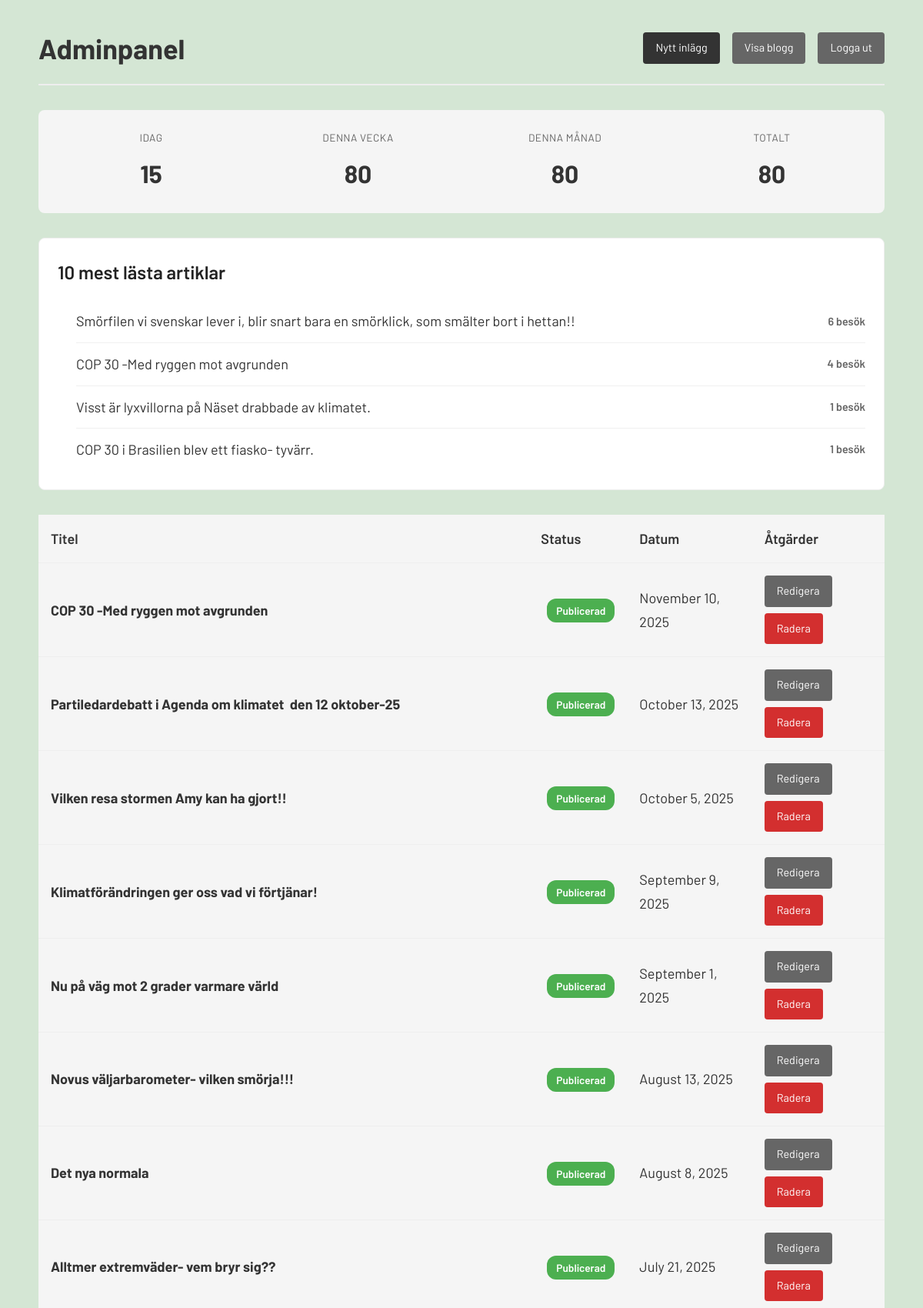
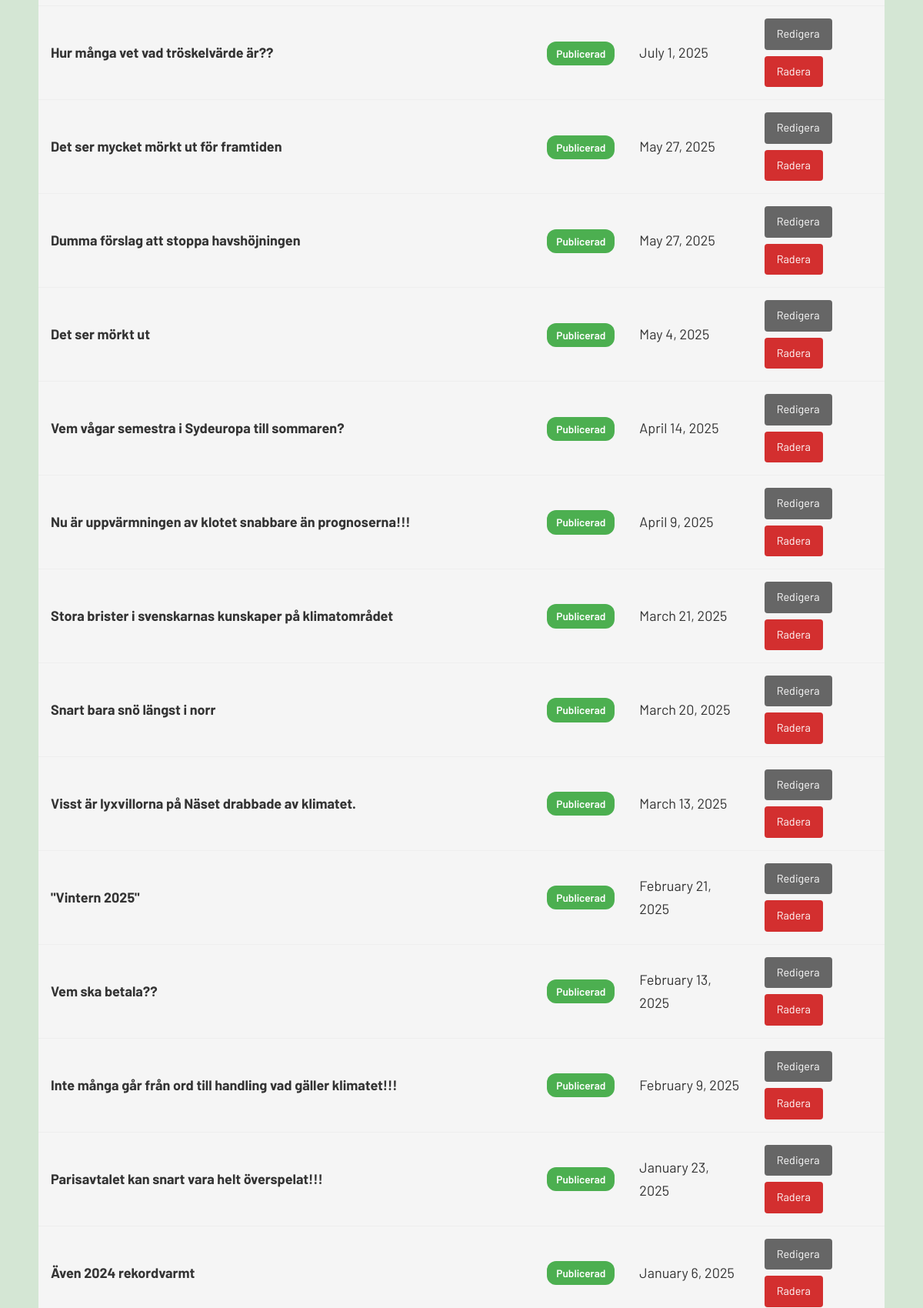
Screenshot of /admin/dashboard.php (signed in, upper part) with the database file from the repository (2 pictures, top to bottom).
### tables this page shows
CREATE TABLE posts (
        id INTEGER PRIMARY KEY AUTOINCREMENT,
        title TEXT NOT NULL,
        content TEXT NOT NULL,
        slug TEXT UNIQUE NOT NULL,
        created_at DATETIME DEFAULT CURRENT_TIMESTAMP,
        updated_at DATETIME DEFAULT CURRENT_TIMESTAMP
    , featured_image TEXT, status TEXT DEFAULT 'draft');

### config.php (called while the page is built, shortened)
<?php
function getDB() {
    $db = new PDO('sqlite:' . DB_PATH);
    $db->setAttribute(PDO::ATTR_ERRMODE, PDO::ERRMODE_EXCEPTION);
    $db->exec('PRAGMA journal_mode=WAL;');
    $db->exec("CREATE TABLE IF NOT EXISTS posts (
        id INTEGER PRIMARY KEY AUTOINCREMENT,
        title TEXT NOT NULL,
        content TEXT NOT NULL,
        slug TEXT UNIQUE NOT NULL,
        featured_image TEXT,
        created_at DATETIME DEFAULT CURRENT_TIMESTAMP,
        updated_at DATETIME DEFAULT CURRENT_TIMESTAMP
    )");
    try {
        $db->exec("ALTER TABLE posts ADD COLUMN featured_image TEXT");
    } catch (PDOException $e) {
    }
    $columnAdded = false;
    try {
        $db->exec("ALTER TABLE posts ADD COLUMN status TEXT DEFAULT 'draft'");
        $columnAdded = true;
    } catch (PDOException $e) {
    }
    $migrationDone = false;
    try {
        $checkStmt = $db->query("SELECT name FROM sqlite_master WHERE type='table' AND name='migrations'");
        if ($checkStmt->fetch()) {
            $migrationStmt = $db->query("SELECT COUNT(*) as count FROM migrations WHERE name = 'set_existing_posts_published'");
            $result = $migrationStmt->fetch(PDO::FETCH_ASSOC);
            $migrationDone = $result && $result['count'] > 0;
        }
    } catch (PDOException $e) {
    }
    if ($columnAdded) {
        try {
            $db->exec("UPDATE posts SET status = 'published'");
            try {
                $db->exec("CREATE TABLE IF NOT EXISTS migrations (name TEXT PRIMARY KEY, executed_at DATETIME DEFAULT CURRENT_TIMESTAMP)");
                $db->exec("INSERT OR IGNORE INTO migrations (name) VALUES ('set_existing_posts_published')");
            } catch (PDOException $e) {
            }
        } catch (PDOException $e) {
        }
    } else if (!$migrationDone) {
        try {
            $db->exec("UPDATE posts SET status = 'published' WHERE status = 'draft' OR status IS NULL OR status = ''");
            try {
                $db->exec("CREATE TABLE IF NOT EXISTS migrations (name TEXT PRIMARY KEY, executed_at DATETIME DEFAULT CURRENT_TIMESTAMP)");
                $db->exec("INSERT OR IGNORE INTO migrations (name) VALUES ('set_existing_posts_published')");
            } catch (PDOException $e) {
            }
        } catch (PDOException $e) {
        }
    }
    $db->exec("CREATE INDEX IF NOT EXISTS idx_slug ON posts(slug)");
    $db->exec("CREATE TABLE IF NOT EXISTS visits (
        id INTEGER PRIMARY KEY AUTOINCREMENT,
        page TEXT NOT NULL,
        visited_at DATETIME DEFAULT CURRENT_TIMESTAMP
    )");
    $db->exec("CREATE INDEX IF NOT EXISTS idx_visited_at ON visits(visited_at)");
    return $db;
}
function formatDate($date) {
    return date('F j, Y', strtotime($date));
}
function getVisitStats() {
    $db = getDB();
    $stats = [];
    $stmt = $db->query("SELECT COUNT(*) as total FROM visits");
    $stats['total'] = $stmt->fetch(PDO::FETCH_ASSOC)['total'];
    $stmt = $db->query("SELECT COUNT(*) as today FROM visits WHERE DATE(visited_at) = DATE('now')");
    $stats['today'] = $stmt->fetch(PDO::FETCH_ASSOC)['today'];
    $stmt = $db->query("SELECT COUNT(*) as week FROM visits WHERE visited_at >= DATE('now', '-7 days')");
    $stats['week'] = $stmt->fetch(PDO::FETCH_ASSOC)['week'];
    $stmt = $db->query("SELECT COUNT(*) as month FROM visits WHERE visited_at >= DATE('now', 'start of month')");
    $stats['month'] = $stmt->fetch(PDO::FETCH_ASSOC)['month'];
    return $stats;
}
function getTopArticles($limit = 10) {
    $db = getDB();
    $stmt = $db->prepare("
        SELECT
            p.id,
            p.title,
            p.slug,
            COUNT(v.id) as visit_count
        FROM visits v
        INNER JOIN posts p ON v.page = 'post:' || p.slug
        WHERE p.status = 'published'
        GROUP BY p.id, p.title, p.slug
        ORDER BY visit_count DESC
        LIMIT ?
    ");
    $stmt->execute([$limit]);
    return $stmt->fetchAll(PDO::FETCH_ASSOC);
}
function generateCSRFToken() {
    return $_SESSION['csrf_token'];
}

### admin/dashboard.php (the view, shortened to what this page needs)
<?php
require_once '../config.php';
$db = getDB();
$stmt = $db->query("SELECT id, title, slug, featured_image, status, created_at, updated_at FROM posts ORDER BY created_at DESC");
$posts = $stmt->fetchAll(PDO::FETCH_ASSOC);
$visitStats = getVisitStats();
$topArticles = getTopArticles(10);
?>
<!DOCTYPE html>
<html lang="sv">
<head>
    <link rel="stylesheet" href="../styles.css">
</head>
<body>
    <div class="container">
        <div class="admin-header">
            <h1>Adminpanel</h1>
            <div class="admin-actions">
                <a href="edit.php" class="btn btn-primary">Nytt inlägg</a>
                <a href="../index.php" class="btn btn-secondary" target="_blank">Visa blogg</a>
                <a href="?logout=1" class="btn btn-secondary">Logga ut</a>
            </div>
        </div>
        <div class="analytics-block">
            <div class="analytics-stat">
                <div class="analytics-stat-label">Idag</div>
                <div class="analytics-stat-value"><?php echo number_format($visitStats['today']); ?></div>
            </div>
            <div class="analytics-stat">
                <div class="analytics-stat-label">Denna vecka</div>
                <div class="analytics-stat-value"><?php echo number_format($visitStats['week']); ?></div>
            </div>
            <div class="analytics-stat">
                <div class="analytics-stat-label">Denna månad</div>
                <div class="analytics-stat-value"><?php echo number_format($visitStats['month']); ?></div>
            </div>
            <div class="analytics-stat">
                <div class="analytics-stat-label">Totalt</div>
                <div class="analytics-stat-value"><?php echo number_format($visitStats['total']); ?></div>
            </div>
        </div>
        <div class="top-articles-block">
            <h2>10 mest lästa artiklar</h2>
            <?php if (empty($topArticles)): ?>
                <div class="no-top-articles">Inga artiklar har besökts än.</div>
            <?php else: ?>
                <ol class="top-articles-list">
                    <?php foreach ($topArticles as $article): ?>
                        <li>
                            <a href="../post.php?slug=<?php echo htmlspecialchars($article['slug']); ?>" target="_blank">
                                <?php echo htmlspecialchars($article['title']); ?>
                            </a>
                            <span class="top-articles-count"><?php echo number_format($article['visit_count']); ?> besök</span>
                        </li>
                    <?php endforeach; ?>
                </ol>
            <?php endif; ?>
        </div>
        <?php if (empty($posts)): ?>
            <div class="no-posts">
                <p>Inga inlägg än. <a href="edit.php">Skapa ditt första inlägg</a>!</p>
            </div>
        <?php else: ?>
            <table class="posts-table">
                <thead>
                    <tr>
                        <th>Titel</th>
                        <th>Status</th>
                        <th>Datum</th>
                        <th>Åtgärder</th>
                    </tr>
                </thead>
                <tbody>
                    <?php foreach ($posts as $post): ?>
                        <tr>
                            <td>
                                <strong><?php echo htmlspecialchars($post['title']); ?></strong>
                            </td>
                            <td>
                                <span class="status-badge status-<?php echo htmlspecialchars($post['status'] ?? 'draft'); ?>">
                                    <?php echo ($post['status'] ?? 'draft') === 'published' ? 'Publicerad' : 'Utkast'; ?>
                                </span>
                            </td>
                            <td><?php echo formatDate($post['created_at']); ?></td>
                            <td>
                                <div class="action-buttons">
                                    <a href="edit.php?id=<?php echo $post['id']; ?>" class="btn btn-secondary">Redigera</a>
                                    <a href="?delete=<?php echo $post['id']; ?>&csrf_token=<?php echo generateCSRFToken(); ?>"
                                       class="btn btn-danger"
                                       onclick="return confirm('Är du säker på att du vill radera detta inlägg?');">Radera</a>
                                </div>
                            </td>
                        </tr>
                    <?php endforeach; ?>
                </tbody>
            </table>
        <?php endif; ?>
    </div>
</body>
</html>

### styles.css (style rules this page uses)
* { margin: 0; padding: 0; box-sizing: border-box; }
body { font-family: 'Barlow', -apple-system, BlinkMacSystemFont, 'Segoe UI', Roboto, 'Helvetica Neue', Arial, sans-serif; font-size: 18px; line-height: 1.7; color: #333; background: #d4e6d4; padding: 2rem 1rem; }
.container { max-width: 1100px; margin: 0 auto; padding: 0; }

### admin/dashboard.php (style rules this page uses)
.admin-header { display: flex; justify-content: space-between; align-items: center; margin-bottom: 2rem; padding-bottom: 1rem; border-bottom: 2px solid #eee; }
.admin-actions { display: flex; gap: 1rem; }
.btn { padding: 0.5rem 1rem; text-decoration: none; border-radius: 4px; display: inline-block; font-size: 0.9rem; }
.btn-primary { background: #333; color: white; }
.btn-secondary { background: #666; color: white; }
.btn-danger { background: #d32f2f; color: white; }
.posts-table { width: 100%; border-collapse: collapse; margin-top: 1rem; }
.posts-table th, .posts-table td { padding: 1rem; text-align: left; border-bottom: 1px solid #eee; }
.posts-table th { background: #f5f5f5; font-weight: 600; }
.posts-table tbody tr { background: #f5f5f5; }
.action-buttons { display: flex; gap: 0.5rem; flex-wrap: wrap; }
.status-badge { display: inline-block; padding: 0.25rem 0.75rem; border-radius: 12px; font-size: 0.85rem; font-weight: 600; margin-left: 0.5rem; }
.status-published { background: #4caf50; color: white; }
.analytics-block { background: #f5f5f5; border-radius: 8px; padding: 1.5rem; margin-bottom: 2rem; display: grid; grid-template-columns: repeat(auto-fit, minmax(150px, 1fr)); gap: 1.5rem; }
.analytics-stat { text-align: center; }
.analytics-stat-label { font-size: 0.85rem; color: #666; margin-bottom: 0.5rem; text-transform: uppercase; letter-spacing: 0.5px; }
.analytics-stat-value { font-size: 2rem; font-weight: 700; color: #333; }
.top-articles-block { background: white; border-radius: 8px; padding: 1.5rem; margin-bottom: 2rem; border: 1px solid #eee; }
.top-articles-block h2 { font-size: 1.5rem; margin-bottom: 1rem; color: #222; font-weight: 600; }
.top-articles-list { list-style: decimal; padding-left: 1.5rem; margin: 0; }
.top-articles-list li { display: flex; justify-content: space-between; align-items: center; padding: 0.75rem 0; border-bottom: 1px solid #f0f0f0; }
.top-articles-list li:last-child { border-bottom: none; }
.top-articles-list li a { color: #333; text-decoration: none; flex: 1; }
.top-articles-count { font-weight: 600; color: #666; font-size: 0.9rem; margin-left: 1rem; }

### rows the page displays
posts: title "Smörfilen vi svenskar lever i, blir snart bara en smörklick, som smälter bort i hettan!!", visit_count "6"
posts: title "COP 30 -Med ryggen mot avgrunden", visit_count "4", status "Publicerad", created_at "November 10, 2025"
posts: title "Visst är lyxvillorna på Näset drabbade av klimatet.", visit_count "1", status "Publicerad", created_at "March 13, 2025"
posts: title "COP 30 i Brasilien blev ett fiasko- tyvärr.", visit_count "1"
posts: title "Partiledardebatt i Agenda om klimatet den 12 oktober-25", status "Publicerad", created_at "October 13, 2025"
posts: title "Vilken resa stormen Amy kan ha gjort!!", status "Publicerad", created_at "October 5, 2025"
posts: title "Klimatförändringen ger oss vad vi förtjänar!", status "Publicerad", created_at "September 9, 2025"
posts: title "Nu på väg mot 2 grader varmare värld", status "Publicerad", created_at "September 1, 2025"
posts: title "Novus väljarbarometer- vilken smörja!!!", status "Publicerad", created_at "August 13, 2025"
posts: title "Det nya normala", status "Publicerad", created_at "August 8, 2025"
posts: title "Alltmer extremväder- vem bryr sig??", status "Publicerad", created_at "July 21, 2025"
posts: title "Hur många vet vad tröskelvärde är??", status "Publicerad", created_at "July 1, 2025"
posts: title "Det ser mycket mörkt ut för framtiden", status "Publicerad", created_at "May 27, 2025"
posts: title "Dumma förslag att stoppa havshöjningen", status "Publicerad", created_at "May 27, 2025"
posts: title "Det ser mörkt ut", status "Publicerad", created_at "May 4, 2025"
posts: title "Vem vågar semestra i Sydeuropa till sommaren?", status "Publicerad", created_at "April 14, 2025"
posts: title "Nu är uppvärmningen av klotet snabbare än prognoserna!!!", status "Publicerad", created_at "April 9, 2025"
posts: title "Stora brister i svenskarnas kunskaper på klimatområdet", status "Publicerad", created_at "March 21, 2025"
posts: title "Snart bara snö längst i norr", status "Publicerad", created_at "March 20, 2025"
posts: title "\"Vintern 2025\"", status "Publicerad", created_at "February 21, 2025"
posts: title "Vem ska betala??", status "Publicerad", created_at "February 13, 2025"
posts: title "Inte många går från ord till handling vad gäller klimatet!!!", status "Publicerad", created_at "February 9, 2025"
posts: title "Parisavtalet kan snart vara helt överspelat!!!", status "Publicerad", created_at "January 23, 2025"
posts: title "Även 2024 rekordvarmt", status "Publicerad", created_at "January 6, 2025"

### other values shown
$visitStats['today'] "15"
$visitStats['week'] "80"
$visitStats['month'] "80"
$visitStats['total'] "80"
